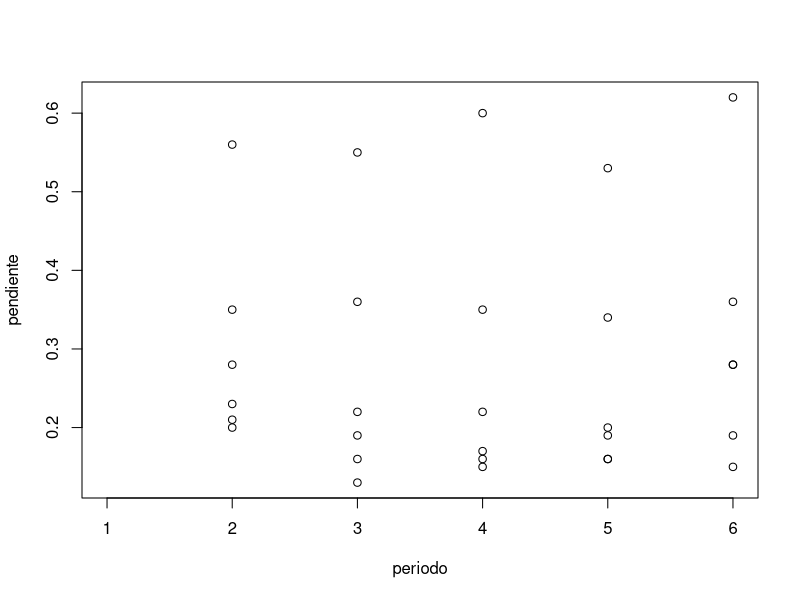
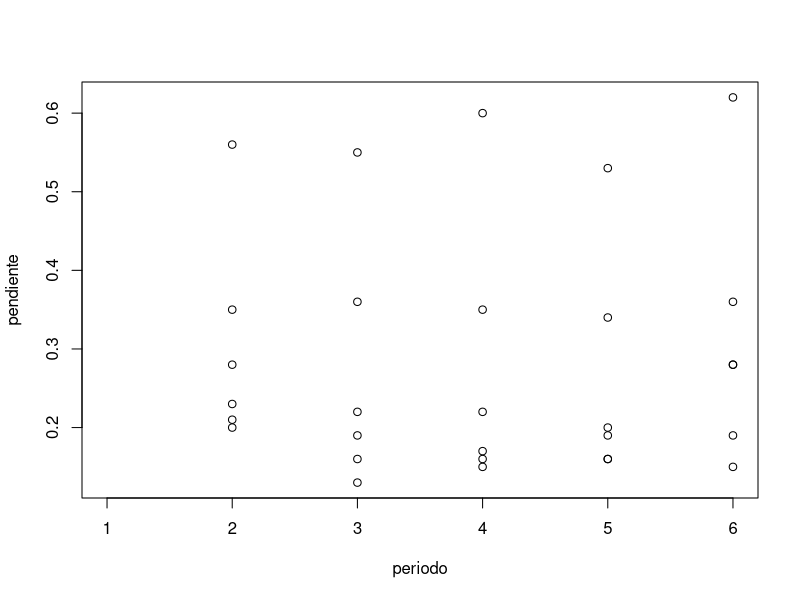
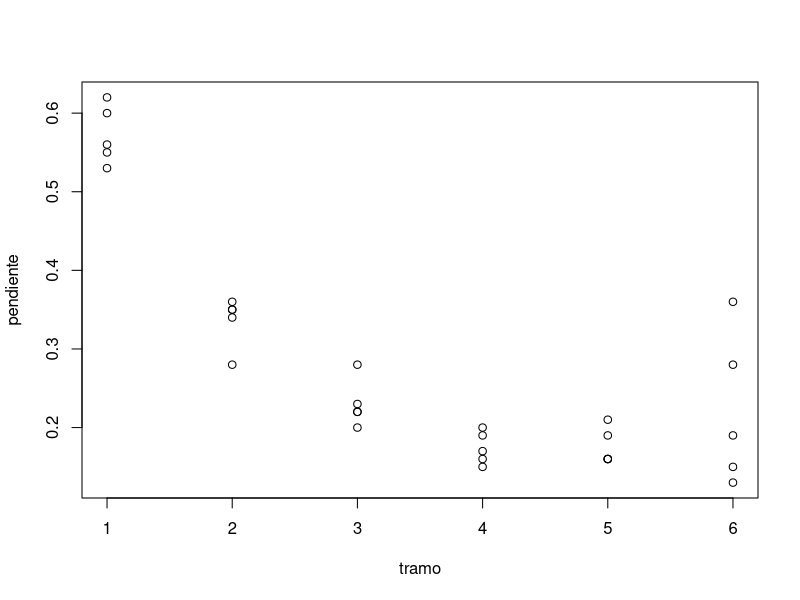

Reproduce these figures in R, in order. (Note: this script raises an error after producing the figures.)
# Exploratory analysis
# M. López & H. Achicanoy
# 2015

mdata <- read.csv("iniData.csv")
attach(mdata) ; class(mdata)

library('ggplot2')

# ------------------------------------------------------------------------------------ #
# Grafico general sin considerar los tramos para la variable pendiente en el tiempo
# ------------------------------------------------------------------------------------ #

plot(periodo, pendiente) ## pendiente por periodo
plot(pendiente ~ periodo)
plot(pendiente ~ tramo)  ## pendiente por tramo

# ------------------------------------------------------------------------------------ #
# Graficos para analizar tendencias en el tiempo en cada variable por tramo
# ------------------------------------------------------------------------------------ #

library(zoo)
library(reshape)
library(ggplot2)
library(fitdistrplus)
library(gridExtra)
library(plyr)

# Graficas Variables Morfologicas (Serie temporal por tramo). Detro de cada grafico 6 series por tramo y en total 7 graficos por variable morfologica. 

m1 = qplot(periodo, pendiente, data = mdata, colour = as.factor(tramo), geom = "line")
m1 = m1 + scale_x_continuous(breaks=1:6)
m1 = m1 + labs(colour='Tramo')
m1 = m1 + xlab('Decada') + ylab('Pendiente del cauce')

m2 = qplot(periodo, ancho_banca, data = mdata, colour = as.factor(tramo), geom = "line")
m2 = m2 + scale_x_continuous(breaks=1:6)
m2 = m2 + labs(colour='Tramo')
m2 = m2 + xlab('Decada') + ylab('Ancho a banca llena del cauce')

m3 = qplot(periodo, sinuosidad, data = mdata, colour = as.factor(tramo), geom = "line")
m3 = m3 + scale_x_continuous(breaks=1:6)
m3 = m3 + labs(colour='Tramo')
m3 = m3 + xlab('Decada') + ylab('?ndice de sinuosidad')

m4 = qplot(periodo, amp_meandros, data = mdata, colour = as.factor(tramo), geom = "line")
m4 = m4 + scale_x_continuous(breaks=1:6)
m4 = m4 + labs(colour='Tramo')
m4 = m4 + xlab('Decada') + ylab('Amplitud de meandros')

m5 = qplot(periodo, long_meandros, data = mdata, colour = as.factor(tramo), geom = "line")
m5 = m5 + scale_x_continuous(breaks=1:6)
m5 = m5 + labs(colour='Tramo')
m5 = m5 + xlab('Decada') + ylab('Longitud de onda de meandros')

m6 = qplot(periodo, t_movilidad, data = mdata, colour = as.factor(tramo), geom = "line")
m6 = m6 + scale_x_continuous(breaks=1:6)
m6 = m6 + labs(colour='Tramo')
m6 = m6 + xlab('Decada') + ylab('Tasa de movilidad')

m7 = qplot(periodo, t_movilidad_max, data = mdata, colour = as.factor(tramo), geom = "line")
m7 = m7 + scale_x_continuous(breaks=1:6)
m7 = m7 + labs(colour='Tramo')
m7 = m7 + xlab('Decada') + ylab('Tasa de movilidad m?xima')

grid.arrange(m1, m2, m3, m4)
grid.arrange(m1, m5, m6, m7)

# Graficas Variables Hidrol?gicas e Hidr?ulicas (Serie temporal por tramo). Detro de cada grafico 6 series por tramo y en total 6 graficos por variable HH.

h1 = qplot(periodo, caudal_medio, data = mdata, colour = as.factor(tramo), geom = "line")
h1 = h1 + scale_x_continuous(breaks=1:6)
h1 = h1 + labs(colour='Tramo')
h1 = h1 + xlab('Decada') + ylab('Caudal medio multianual') 

h2 = qplot(periodo, caudal_maximo, data = mdata, colour = as.factor(tramo), geom = "line")
h2 = h2 + scale_x_continuous(breaks=1:6)
h2 = h2 + labs(colour='Tramo')
h2 = h2 + xlab('Decada') + ylab('Caudal m?ximo hist?rico')

h3 = qplot(periodo, caudal_50, data = mdata, colour = as.factor(tramo), geom = "line")
h3 = h3 + scale_x_continuous(breaks=1:6)
h3 = h3 + labs(colour='Tramo')
h3 = h3 + xlab('Decada') + ylab('Caudal 50 a?os per?odo retorno')

h4 = qplot(periodo, caudal_banca, data = mdata, colour = as.factor(tramo), geom = "line")
h4 = h4 + scale_x_continuous(breaks=1:6)
h4 = h4 + labs(colour='Tramo')
h4 = h4 + xlab('Decada') + ylab('Caudal de banca llena')

h5 = qplot(periodo, velocidad, data = mdata, colour = as.factor(tramo), geom = "line")
h5 = h5 + scale_x_continuous(breaks=1:6)
h5 = h5 + labs(colour='Tramo')
h5 = h5 + xlab('Decada') + ylab('Velocidad para el caudal de banca llena')

h6 = qplot(periodo, ancho_superficial, data = mdata, colour = as.factor(tramo), geom = "line")
h6 = h6 + scale_x_continuous(breaks=1:6)
h6 = h6 + labs(colour='Tramo')
h6 = h6 + xlab('Decada') + ylab('Ancho superficial del flujo para el caudal de banca llena')

grid.arrange(h1, h2, h3, h4, h5, h6)

# Graficas Variables Sedimentol?gicas (Serie temporal por tramo). Detro de cada grafico 6 series por tramo y en total 4 graficos por variable Sedimentologica.

s1 = qplot(periodo, diametro_promedio, data = mdata, colour = as.factor(tramo), geom = "line")
s1 = s1 + scale_x_continuous(breaks=1:6)
s1 = s1 + labs(colour='Tramo')
s1 = s1 + xlab('Decada') + ylab('Di?metro promedio del material del lecho')

s2 = qplot(periodo, dev_granulometrica, data = mdata, colour = as.factor(tramo), geom = "line")
s2 = s2 + scale_x_continuous(breaks=1:6)
s2 = s2 + labs(colour='Tramo')
s2 = s2 + xlab('Decada') + ylab('Desviaci?n t?pica granulom?trica')

s3 = qplot(periodo, coef_uniformidad, data = mdata, colour = as.factor(tramo), geom = "line")
s3 = s3 + scale_x_continuous(breaks=1:6)
s3 = s3 + labs(colour='Tramo')
s3 = s3 + xlab('Decada') + ylab('Coeficiente de uniformidad')

s4 = qplot(periodo, carga_media, data = mdata, colour = as.factor(tramo), geom = "line")
s4 = s4 + scale_x_continuous(breaks=1:6)
s4 = s4 + labs(colour='Tramo')
s4 = s4 + xlab('Decada') + ylab('Carga media anual del material del lecho')

grid.arrange(s1, s2, s3, s4)

# ------------------------------------------------------------------------------------ #
# Graficos para analizar tendencias en el espacio en cada variable por periodo
# ------------------------------------------------------------------------------------ #
  
# Graficas Variables Morfologicas. Detro de cada grafico 6 series por periodo y en total 7 graficos por variable morfologica. 

mr1 = qplot(tramo, pendiente, data = mdata, colour = as.factor(periodo), geom = "line")
mr1 = mr1 + scale_x_continuous(breaks=1:6)
mr1 = mr1 + labs(colour='Periodo')
mr1 = mr1 + xlab('Tramo del cauce') + ylab('Pendiente del cauce')

mr2 = qplot(tramo, ancho_banca, data = mdata, colour = as.factor(periodo), geom = "line")
mr2 = mr2 + scale_x_continuous(breaks=1:6)
mr2 = mr2 + labs(colour='Periodo')
mr2 = mr2 + xlab('Tramo del cauce') + ylab('Ancho a banca llena del cauce')

mr3 = qplot(tramo, sinuosidad, data = mdata, colour = as.factor(periodo), geom = "line")
mr3 = mr3 + scale_x_continuous(breaks=1:6)
mr3 = mr3 + labs(colour='Periodo')
mr3 = mr3 + xlab('Tramo del cauce') + ylab('?ndice de sinuosidad')

mr4 = qplot(tramo, amp_meandros, data = mdata, colour = as.factor(periodo), geom = "line")
mr4 = mr4 + scale_x_continuous(breaks=1:6)
mr4 = mr4 + labs(colour='Periodo')
mr4 = mr4 + xlab('Tramo del cauce') + ylab('Amplitud de meandros')

mr5 = qplot(tramo, long_meandros, data = mdata, colour = as.factor(periodo), geom = "line")
mr5 = mr5 + scale_x_continuous(breaks=1:6)
mr5 = mr5 + labs(colour='Periodo')
mr5 = mr5 + xlab('Tramo del cauce') + ylab('Longitud de onda de meandros')

mr6 = qplot(tramo, t_movilidad, data = mdata, colour = as.factor(periodo), geom = "line")
mr6 = mr6 + scale_x_continuous(breaks=1:6)
mr6 = mr6 + labs(colour='Periodo')
mr6 = mr6 + xlab('Tramo del cauce') + ylab('Tasa de movilidad')

mr7 = qplot(tramo, t_movilidad_max, data = mdata, colour = as.factor(periodo), geom = "line")
mr7 = mr7 + scale_x_continuous(breaks=1:6)
mr7 = mr7 + labs(colour='Periodo')
mr7 = mr7 + xlab('Tramo del cauce') + ylab('Tasa de movilidad m?xima')

grid.arrange(mr1, mr2, mr3, mr4)
grid.arrange(mr1, mr5, mr6, mr7)

# Graficas Variables Hidrol?gicas e Hidr?ulicas (Serie temporal por tramo). Detro de cada grafico 6 series por tramo y en total 6 graficos por variable HH.

hr1 = qplot(tramo, caudal_medio, data = mdata, colour = as.factor(periodo), geom = "line")
hr1 = hr1 + scale_x_continuous(breaks=1:6)
hr1 = hr1 + labs(colour='Periodo')
hr1 = hr1 + xlab('Tramo del cauce') + ylab('Caudal medio multianual') 

hr2 = qplot(tramo, caudal_maximo, data = mdata, colour = as.factor(periodo), geom = "line")
hr2 = hr2 + scale_x_continuous(breaks=1:6)
hr2 = hr2 + labs(colour='Periodo')
hr2 = hr2 + xlab('Tramo del cauce') + ylab('Caudal m?ximo hist?rico')

hr3 = qplot(tramo, caudal_50, data = mdata, colour = as.factor(periodo), geom = "line")
hr3 = hr3 + scale_x_continuous(breaks=1:6)
hr3 = hr3 + labs(colour='Periodo')
hr3 = hr3 + xlab('Tramo del cauce') + ylab('Caudal 50 a?os per?odo retorno')

hr4 = qplot(tramo, caudal_banca, data = mdata, colour = as.factor(periodo), geom = "line")
hr4 = hr4 + scale_x_continuous(breaks=1:6)
hr4 = hr4 + labs(colour='Periodo')
hr4 = hr4 + xlab('Tramo del cauce') + ylab('Caudal de banca llena')

hr5 = qplot(tramo, velocidad, data = mdata, colour = as.factor(periodo), geom = "line")
hr5 = hr5 + scale_x_continuous(breaks=1:6)
hr5 = hr5 + labs(colour='Periodo')
hr5 = hr5 + xlab('Tramo del cauce') + ylab('Velocidad para el caudal de banca llena')

hr6 = qplot(tramo, ancho_superficial, data = mdata, colour = as.factor(periodo), geom = "line")
hr6 = hr6 + scale_x_continuous(breaks=1:6)
hr6 = hr6 + labs(colour='Periodo')
hr6 = hr6 + xlab('Tramo del cauce') + ylab('Ancho superficial del flujo para el caudal de banca llena')

grid.arrange(hr1, hr2, hr3, hr4, hr5, hr6)

# Graficas Variables Sedimentol?gicas (Serie temporal por tramo). Detro de cada grafico 6 series por tramo y en total 4 graficos por variable Sedimentologica.

sr1 = qplot(tramo, diametro_promedio, data = mdata, colour = as.factor(periodo), geom = "line")
sr1 = sr1 + scale_x_continuous(breaks=1:6)
sr1 = sr1 + labs(colour='Periodo')
sr1 = sr1 + xlab('Tramo del cauce') + ylab('Di?metro promedio del material del lecho')

sr2 = qplot(tramo, dev_granulometrica, data = mdata, colour = as.factor(periodo), geom = "line")
sr2 = sr2 + scale_x_continuous(breaks=1:6)
sr2 = sr2 + labs(colour='Periodo')
sr2 = sr2 + xlab('Tramo del cauce') + ylab('Desviaci?n t?pica granulom?trica')

sr3 = qplot(tramo, coef_uniformidad, data = mdata, colour = as.factor(periodo), geom = "line")
sr3 = sr3 + scale_x_continuous(breaks=1:6)
sr3 = sr3 + labs(colour='Periodo')
sr3 = sr3 + xlab('Tramo del cauce') + ylab('Coeficiente de uniformidad')

sr4 = qplot(tramo, carga_media, data = mdata, colour = as.factor(periodo), geom = "line")
sr4 = sr4 + scale_x_continuous(breaks=1:6)
sr4 = sr4 + labs(colour='Periodo')
sr4 = sr4 + xlab('Tramo del cauce') + ylab('Carga media anual del material del lecho')

grid.arrange(sr1, sr2, sr3, sr4)

by(mdata, mdata$tramo, summary)
by(mdata, mdata$peiodo, summary)

tapply(mdata$pendiente, mdata$tramo,mean)
tapply(mdata$ancho_banca, mdata$tramo,mean)
tapply(mdata$sinuosidad, mdata$tramo,mean)

tramo1 = subset(mdata, tramo=="1")
